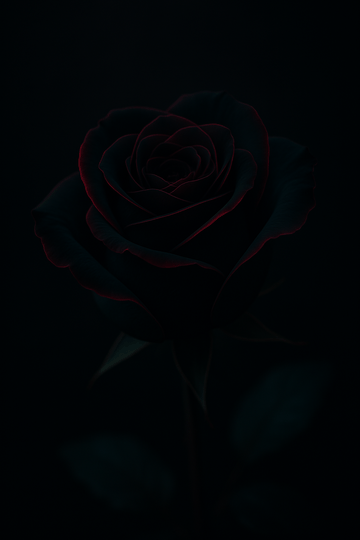
#> input picture pics/Rose/Rose.png, 360 x 540 px
$ python -i avatar_pane.py   (imports and definitions only)
#> lines starting #> are read from the running program, lines starting #| are printed output that depends on the picture
#!/usr/bin/env python3
"""Solo Dushich avatar pane: render PNG assets as TrueColor half-block art.

Renders the square PNG states (idle, working_1..4, final) into terminal
half-block (`▀`) art using 24-bit ANSI foreground/background colors. The
pane draws ONLY images (no text labels): the Dushich avatar on top and a
Rose.png fill below it. State is tracked from the agent pane's text; the
final image holds for `FINAL_DURATION` seconds before returning to idle.
"""

from __future__ import annotations

import argparse
import os
import re
import shutil
import subprocess
import sys
import time
from pathlib import Path

import tempfile
from PIL import Image

NOOBIA = os.environ.get("NOOBIA", "/noobia")

REQUIRED_FRAMES = ("idle", "working_1", "working_2", "working_3", "working_4", "final")
BRAILLE_SPINNERS = set("⠋⠙⠹⠸⠼⠴⠦⠧⠇⠏⣾⣷⣯⣟⡿⢿⣻⣽")
CLAUDE_WORKING_RE = re.compile(
    r"[✽✻✶]\s+\S+…|…\s*\(\s*\d+[smh]|(?:·|\()\s*thinking\b|thinking\)|↓\s*[\d.]+[km]?\s*tokens",
    re.IGNORECASE,
)
CLAUDE_FINAL_RE = re.compile(
    r"\b(?:worked|thought|cooked|cogitated|baked|brewed|pondered|churned|twitched|simmered)\s+for\s+\d+|\bfor\s+\d+[smh]\b.*·\s*done",
    re.IGNORECASE,
)
DEFAULT_PICS_DIR = NOOBIA + "/pics"
DEFAULT_SIZE = 18
FINAL_DURATION = 2.0
ROSE_PATH = Path(NOOBIA + "/pics/Rose/Rose.png")


def render_png_halfblocks(png_path: str | Path, size: int = 18, height_px: int | None = None) -> str:
    """Render a PNG as `height_px // 2` lines of TrueColor half-block characters.

    ``size`` is the grid width in pixels; ``height_px`` (default ``size``)
    is the grid height. Both are clamped to even integers >= 2.
    """
    width_px = max(2, size - (size % 2))
    if height_px is None:
        height_px = size
    height_px = max(2, int(height_px) - (int(height_px) % 2))
    img = Image.open(png_path).convert("RGB").resize((width_px, height_px), Image.Resampling.LANCZOS)
    lines: list[str] = []
    for y in range(0, height_px, 2):
        row = []
        for x in range(width_px):
            r1, g1, b1 = img.getpixel((x, y))
            r2, g2, b2 = img.getpixel((x, y + 1))
            row.append(
                f"\033[38;2;{r1};{g1};{b1}m\033[48;2;{r2};{g2};{b2}m▀"
            )
        lines.append("".join(row) + "\033[0m")
    return "\n".join(lines)


def render_png_chafa(png_path: str | Path, width_cols: int = 18, height_rows: int | None = None) -> str:
    """Render a PNG with `chafa` high-density subpixel symbols."""
    if height_rows is None:
        with Image.open(png_path) as im:
            w, h = im.size
        height_rows = max(2, round(width_cols * (h / max(1, w)) * 0.5))
    if shutil.which("chafa"):
        out = subprocess.run(
            [
                "chafa",
                "--format", "symbols",
                "--symbols", "block+border+space+quad+sextant",
                "--colors", "full",
                "--size", f"{width_cols}x{height_rows}",
                "--stretch", str(png_path),
            ],
            capture_output=True,
            text=True,
            timeout=15,
        )
        if out.returncode == 0 and out.stdout.strip():
            text = out.stdout.rstrip("\n")
            text = re.sub(r"(?:\033\[[0-9;?]*[A-Za-z])+\s*\Z", "", text)
            return text.rstrip("\n")
    return render_png_halfblocks(png_path, width_cols, height_rows * 2)


def render_composite_sixel(
    top_png: str | Path,
    cols: int = 18,
    rows: int = 21,
    cell_w: int = 10,
    cell_h: int = 20,
) -> str:
    """Composite top Dushich portrait + bottom Rose fill into one Sixel image."""
#> called with top_png = '../../pics/Rose/Rose.png', cols = 18, rows = 21, cell_w = 10, cell_h = 20
    usable_rows = max(4, rows - 1)
    top_rows = min(usable_rows, max(2, round(cols * 1.5 * 0.5)))
    rem_rows = max(0, usable_rows - top_rows)

    px_w = cols * cell_w
    top_px_h = top_rows * cell_h
    rem_px_h = rem_rows * cell_h
    total_px_h = top_px_h + rem_px_h

    canvas = Image.new("RGB", (px_w, total_px_h), (0, 0, 0))
#> canvas: PIL image 180x400 RGB; every value is 0
    with Image.open(top_png) as top_im:
#> top_im is the input picture: PIL image 360x540 P; mean R, G, B 1.2, 4.4, 6.5
        canvas.paste(top_im.convert("RGB").resize((px_w, top_px_h), Image.Resampling.LANCZOS), (0, 0))
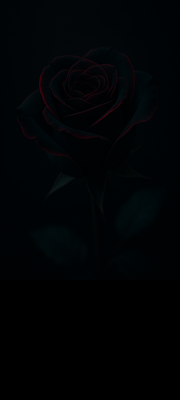
#> canvas: PIL image 180x400 RGB; mean R, G, B 0.9, 3.1, 4.5
    if rem_px_h > 0 and ROSE_PATH.exists():
        with Image.open(ROSE_PATH) as rose_im:
            canvas.paste(rose_im.convert("RGB").resize((px_w, rem_px_h), Image.Resampling.LANCZOS), (0, top_px_h))

    if shutil.which("chafa"):
        with tempfile.NamedTemporaryFile(suffix=".png", delete=False) as tmp:
            tmp_path = Path(tmp.name)
        try:
            canvas.save(tmp_path, format="PNG")
            passthru = "tmux" if os.environ.get("TMUX") else "none"
            out = subprocess.run(
                [
                    "chafa",
                    "--format", "sixels",
                    "--passthrough", passthru,
                    "--size", f"{cols}x{usable_rows}",
                    "--stretch",
                    str(tmp_path),
                ],
                capture_output=True,
                text=True,
                timeout=15,
            )
            if out.returncode == 0 and out.stdout.strip():
                return out.stdout
        finally:
            tmp_path.unlink(missing_ok=True)
    return render_png_chafa(top_png, cols, top_rows)
#> after the loop in render_png_halfblocks, `for y in range(0, height_px, 2):`: lines = 14 items


# [19 lines left out: function detect_solo_state, not called in this run]


def is_pane_working(screen_text: str, pane_title: str = "") -> bool:
    """True when the agent pane is currently working."""
    return detect_solo_state(screen_text, pane_title) == "working"


class StateTracker:
    """State machine: working -> final (2.0s) -> idle, until the next work."""

    def __init__(self) -> None:
        self.was_working: bool = False
        self.final_until: float = 0.0

    # [20 lines left out: functions update, select_frame_name, not called in this run]


class FrameCache:
    """Cache rendered half-block strings per agent/frame."""

    # [134 lines left out: functions __init__, get, read_pane_text, draw_frame, render_bottom_fill, main, not called in this run]


# [2 lines not run here, left out]

>>> result = render_composite_sixel('../../pics/Rose/Rose.png')
